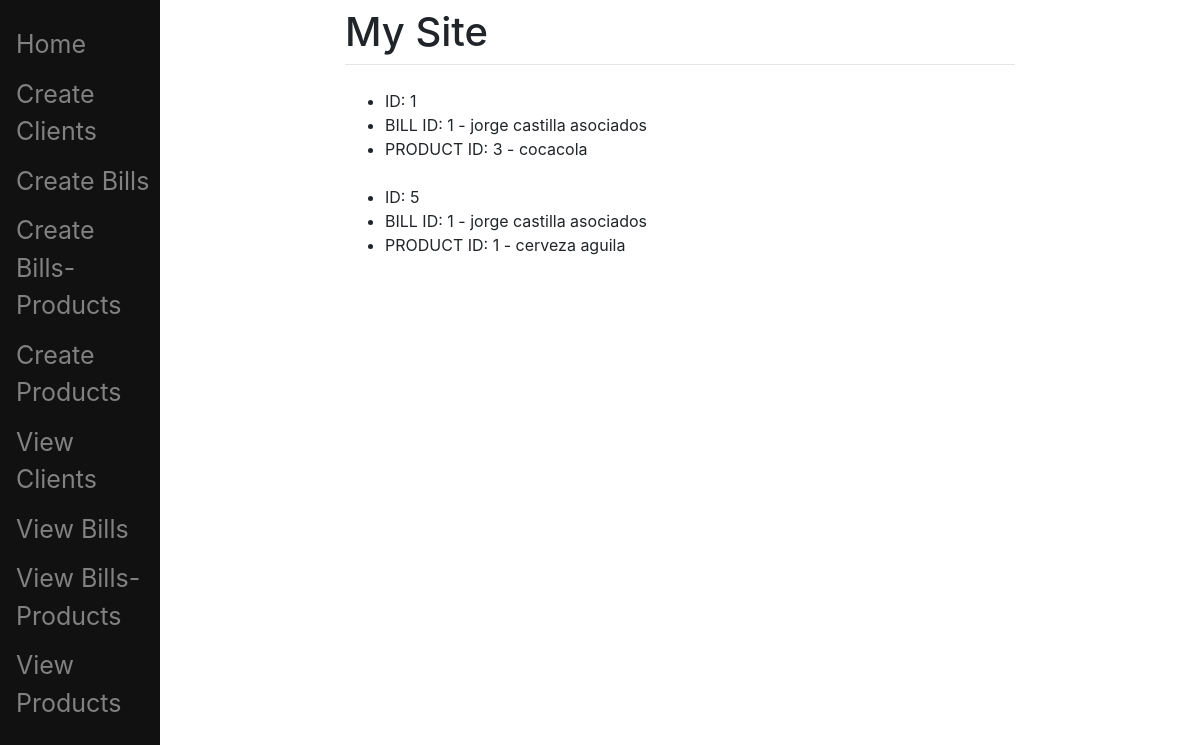
The app's page /billproduct/all (signed in) with its own data.
### blog/models.py (models this page shows, shortened)
class Bills_Product(models.Model):
    id = models.PositiveIntegerField(primary_key = TRUE)
    bill_id = models.ForeignKey(Bill, on_delete=models.CASCADE)
    product_id = models.ForeignKey(Product, on_delete=models.CASCADE)

class Bill(models.Model):
    id = models.PositiveIntegerField(primary_key = TRUE)
    client_id = models.ForeignKey(Client, on_delete=models.CASCADE)
    company_name = models.CharField(max_length=50)
    nit = models.PositiveIntegerField()
    code = models.PositiveIntegerField()
    def __str__(self):
        return "%s - %s" % (self.id, self.company_name)

class Product(models.Model):
    id = models.PositiveIntegerField(primary_key = TRUE)
    name = models.CharField(max_length=50)
    description = models.TextField()
    attribute_4 = models.TextField()
    def __str__(self):
        return "%s - %s" % (self.id, self.name)

### pages/views.py (the view)
# urls.py: path('billproduct/all', views.all_bills_products_view, name='all bill_product'),
def all_bills_products_view(request,*args,**kwargs): #Contact page view
    bills_products = Bills_Product.objects.all()
    return render(request, "main/show_billproduct.html", {"bills_products":bills_products})

### templates/main/show_billproduct.html (shortened to what this page needs)
{% extends "main/base.html" %}
{% block content %}
	<ul>
		{% for bill_product in bills_products %}
            <li>ID: {{bill_product.id}}</li>
            <li>BILL ID: {{bill_product.bill_id}}</li>
            <li>PRODUCT ID: {{bill_product.product_id}}</li>
            <br>
		{% endfor %}
	</ul>
{% endblock %}

### records on screen
Bills_Product: id "1", bill_id "1 - jorge castilla asociados", product_id "3 - cocacola"
Bills_Product: id "5", bill_id "1 - jorge castilla asociados", product_id "1 - cerveza aguila"
